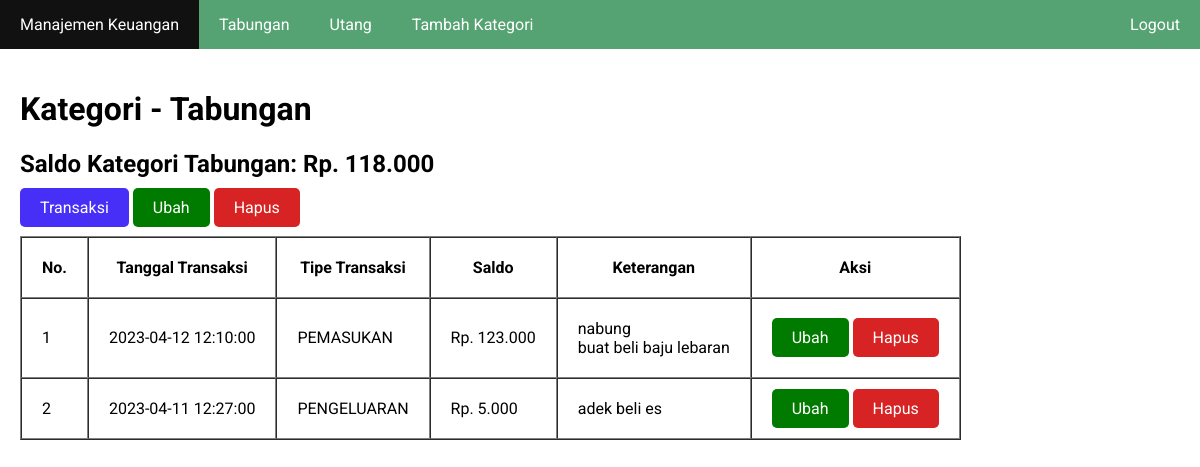
The page /kategori.php?id_kategori=3 (signed in) on the database its author committed.
### tables this page shows
CREATE TABLE `kategori` (
  `id_kategori` int(11) NOT NULL,
  `kategori` varchar(100) NOT NULL,
  `id_user` int(11) NOT NULL
);

CREATE TABLE `transaksi` (
  `id_transaksi` int(11) NOT NULL,
  `tanggal_transaksi` datetime NOT NULL,
  `tipe_transaksi` enum('PEMASUKAN','PENGELUARAN') NOT NULL,
  `saldo` int(11) NOT NULL,
  `keterangan` text DEFAULT NULL,
  `id_kategori` int(11) NOT NULL,
  `id_user` int(11) NOT NULL
);

### kategori.php (the view, shortened to what this page needs)
<?php
require_once 'koneksi.php';
$id_kategori = $_GET['id_kategori'];
$id_user = $_SESSION['id_user'];
$kategori = mysqli_query($koneksi, "SELECT * FROM kategori WHERE id_user = '$id_user'");
$data_kategori = mysqli_fetch_assoc(mysqli_query($koneksi, "SELECT * FROM kategori WHERE id_user = '$id_user' AND id_kategori = '$id_kategori'"));
$transaksi = mysqli_query($koneksi, "SELECT * FROM transaksi WHERE id_kategori = '$id_kategori'");
$saldo_kategori = mysqli_fetch_assoc(mysqli_query($koneksi, "SELECT (
SUM(CASE tipe_transaksi WHEN 'PEMASUKAN' THEN saldo ELSE 0 END) -
SUM(CASE tipe_transaksi WHEN 'PENGELUARAN' THEN saldo ELSE 0 END)
) as saldo
 FROM transaksi WHERE id_kategori = '$id_kategori' AND id_user = '$id_user'"));
?>
<!DOCTYPE html>
<html>
<head>
  <?php include_once 'include_head.php'; ?>
</head>
<body>
	<?php include_once 'include_nav.php'; ?>
	<div class="container">
		<h1>Kategori - <?= $data_kategori['kategori']; ?></h1>
		<h2>Saldo Kategori <?= $data_kategori['kategori']; ?>: Rp. <?= str_replace(",", ".", number_format($saldo_kategori['saldo'])); ?></h2>
		<a href="tambah_transaksi.php?id_kategori=<?= $id_kategori; ?>" class="button bg-blue">Transaksi</a>
		<a href="ubah_kategori.php?id_kategori=<?= $id_kategori; ?>" class="button">Ubah</a>
		<a onclick="return confirm('Apakah Anda ingin menghapus kategori <?= $data_kategori['kategori']; ?>?')" href="hapus_kategori.php?id_kategori=<?= $id_kategori; ?>" class="button bg-red">Hapus</a>
		<br>
		<br>
		<table border="1" cellpadding="20" cellspacing="0">
			<thead>
				<tr>
					<th>No.</th>
					<th>Tanggal Transaksi</th>
					<th>Tipe Transaksi</th>
					<th>Saldo</th>
					<th>Keterangan</th>
					<th>Aksi</th>
				</tr>
			</thead>
			<tbody>
				<?php $i = 1; ?>
				<?php foreach ($transaksi as $dt): ?>
					<tr>
						<td><?= $i++; ?></td>
						<td><?= $dt['tanggal_transaksi']; ?></td>
						<td><?= $dt['tipe_transaksi']; ?></td>
						<td>Rp. <?= str_replace(",", ".", number_format($dt['saldo'])); ?></td>
						<td><?= $dt['keterangan']; ?></td>
						<td>
							<a href="ubah_transaksi.php?id_kategori=<?= $dt['id_kategori']; ?>&id_transaksi=<?= $dt['id_transaksi']; ?>" class="button">Ubah</a>
  						<a href="hapus_transaksi.php?id_kategori=<?= $dt['id_kategori']; ?>&id_transaksi=<?= $dt['id_transaksi']; ?>" class="button bg-red" onclick="return confirm('Apakah Anda yakin ingin menghapus transaksi?')">Hapus</a>
						</td>
					</tr>
				<?php endforeach ?>
			</tbody>
		</table>
	</div>
</body>
</html>

### include_head.php (shortened to what this page needs)
<link rel="stylesheet" href="style.css">

### include_nav.php
<nav>
  <ul>
    <li><a href="index.php">Manajemen Keuangan</a></li>
    <?php foreach ($kategori as $dk): ?>
    	<li><a href="kategori.php?id_kategori=<?= $dk['id_kategori']; ?>"><?= $dk['kategori']; ?></a></li>
    <?php endforeach ?>
    <li><a href="tambah_kategori.php">Tambah Kategori</a></li>
    <li class="right"><a href="logout.php">Logout</a></li>
  </ul>
</nav>

### style.css (style rules this page uses)
body { font-family: 'Roboto', sans-serif; padding: 0; margin: 0; }
.button { background-color: #007B00; border: 0px; border-radius: 5px; padding: 10px 20px; color: white; text-decoration: none; }
nav { background-color: #55A372; overflow: hidden; }
nav ul { margin: 0; padding: 0; list-style: none; }
nav li { float: left; }
nav li a { display: block; color: white; text-align: center; padding: 15px 20px; text-decoration: none; }
nav li.right { float: right; }
.container { max-width: 1200px; margin: 0 auto; padding: 20px; }
.bg-red { background-color: #d72323; }
.bg-blue { background-color: #482ff7; }

### rows shown on the page
kategori: kategori "Tabungan"
kategori: kategori "Utang"
transaksi: tanggal_transaksi "2023-04-12 12:10:00", tipe_transaksi "PEMASUKAN", saldo "123.000", keterangan "nabung buat beli baju lebaran"
transaksi: tanggal_transaksi "2023-04-11 12:27:00", tipe_transaksi "PENGELUARAN", saldo "5.000", keterangan "adek beli es"

### other values the page prints
str_replace(",", ".", number_format($saldo_kategori['saldo'])) "118.000"
